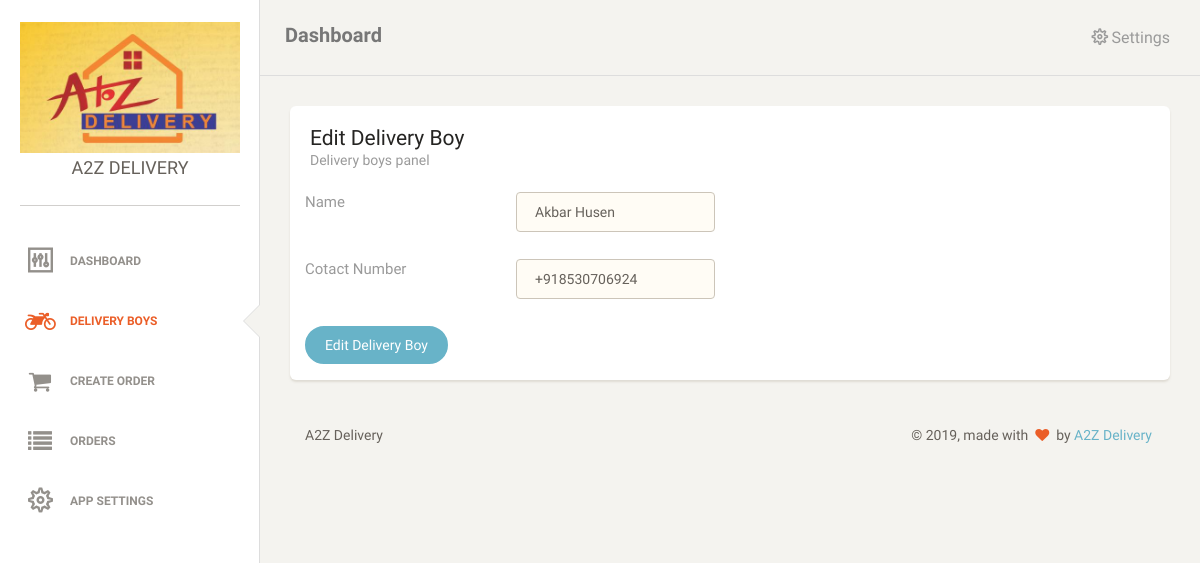
/edit_delivery_boy.php?delivery_boy_id=3 (signed in), run on the app's committed database.
### tables this page shows
CREATE TABLE IF NOT EXISTS `users` (
  `id` int(11) NOT NULL AUTO_INCREMENT,
  `username` varchar(255) NOT NULL,
  `password` varchar(255) NOT NULL,
  `name` varchar(100) NOT NULL,
  `contact` varchar(50) NOT NULL,
  `type` int(11) NOT NULL,
  `created_at` timestamp NOT NULL DEFAULT CURRENT_TIMESTAMP,
  PRIMARY KEY (`id`)
);

### common/database.php (called while the page is built, shortened)
<?php
	class DB {
		public $conn;
		function __construct($hostname,$username,$password,$database)
		{
		$this->conn = mysqli_connect($hostname,$username,$password,$database) or die('Database is still not setup ...');
		return $this->conn;
		}
		function query($query) {
			$res = mysqli_query($this->conn,$query);
			return $res;
		}
		function getOne($res,$inArrayOnly = false) {
			$row = mysqli_fetch_assoc($res);
			if(!$inArrayOnly) {
				$row = $this->toStdObject($row);
			}
			return $row;
		}
		function toStdObject($rows) {
			$rows = json_decode(json_encode($rows));
			return $rows;
		}
	}
?>

### include.php (called while the page is built, shortened)
<?php
	$db = new DB(HOST,USERNAME,PASSWORD,DATABASE);
?>

### common/functions.php (called while the page is built, shortened)
<?php
require_once(BASE_PATH.'/common/database.php');
function getDeliveryBoyInfo($delivery_boy_id) {
	global $db;
	$sql = "SELECT * FROM `users` WHERE `id`=".$delivery_boy_id;
	$deliverBoyInfo = $db->getOne($db->query($sql));
	return $deliverBoyInfo;
}
?>

### edit_delivery_boy.php (the view, shortened to what this page needs)
<?php
include_once('layouts/header.php');
if(!empty($_GET['delivery_boy_id'])) {
	$delivery_boy_info = getDeliveryBoyInfo($_GET['delivery_boy_id']);
}
else {
	dd('Visit to this page does not make sense.');
}
?>
<div class="content">
	<div class="container-fluid">
		<div class="row">
			<div class="col-md-12">
				<div class="card">
					<div class="header">
						<h4 class="title">Edit Delivery Boy</h4>
						<p class="category">Delivery boys panel</p>
					</div>
					<div class="content">
						<form method="post" action="">
							<div class="row">
								<div class="col-md-3">
									<div class="form-group">
										<label>Name</label>
									</div>
								</div>
								<div class="col-md-3">
									<div class="form-group">
										<input type="text" class="form-control border-input" placeholder="Delivery Boy Name" name="delivery_boy_name" value="<?php echo $delivery_boy_info->name; ?>">
									</div>
								</div>
							</div>
							<div class="row">
								<div class="col-md-3">
									<div class="form-group">
										<label>Cotact Number</label>
									</div>
								</div>
								<div class="col-md-3">
									<div class="form-group">
										<input type="text" class="form-control border-input" placeholder="Delivery Boy Contact Number" name="delivery_boy_contact_number" value="<?php echo $delivery_boy_info->contact; ?>">
									</div>
								</div>
							</div>
							<div class="row">
								<div class="col-md-3">
									<button type="submit" name="btnSubmitEditDeliveryBoy" value="btnSubmitEditDeliveryBoy" class="btn btn-info btn-fill btn-wd">Edit Delivery Boy</button>
								</div>
							</div>
						</form>
					</div>
				</div>
			</div>
		</div>
	</div>
	<?php
		include_once('layouts/footer.php');
	?>

### data on the page
users: delivery_boy_name "Akbar Husen", delivery_boy_contact_number "+918530706924"

### other printed values
get_setting_meta('app_name') "A2Z DELIVERY"
SITE_TITLE "A2Z Delivery"
